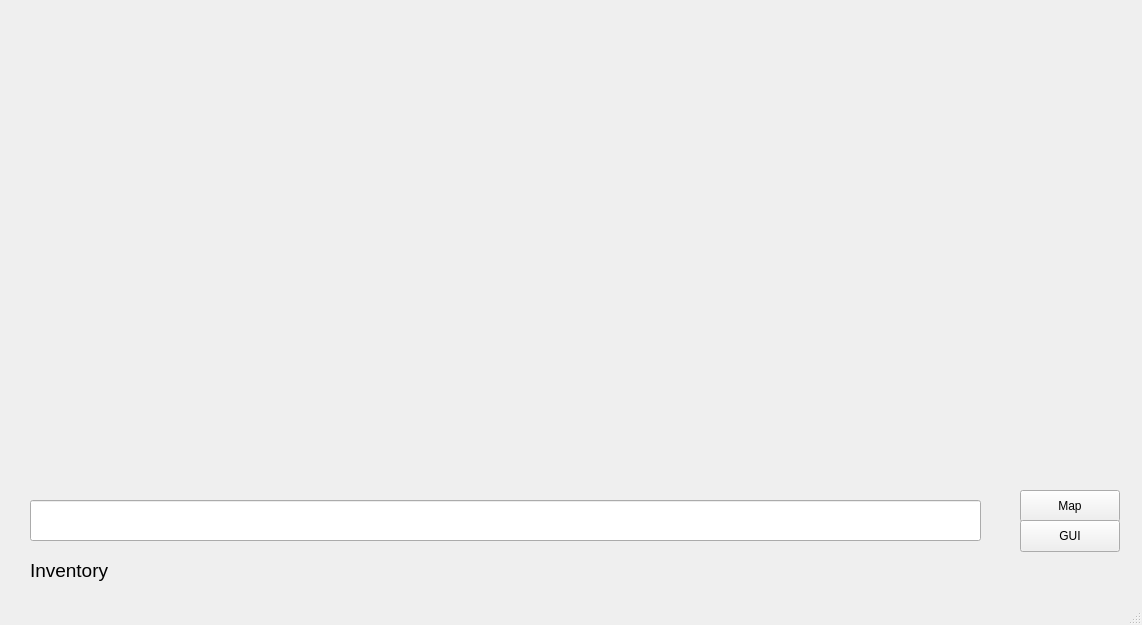
<?xml version="1.0" encoding="UTF-8"?>
<ui version="4.0">
 <class>MainWindow</class>
 <widget class="QMainWindow" name="MainWindow">
  <property name="geometry">
   <rect>
    <x>0</x>
    <y>0</y>
    <width>1142</width>
    <height>625</height>
   </rect>
  </property>
  <property name="maximumSize">
   <size>
    <width>1142</width>
    <height>625</height>
   </size>
  </property>
  <property name="windowTitle">
   <string>MainWindow</string>
  </property>
  <widget class="QWidget" name="centralwidget">
   <widget class="QLineEdit" name="commandArea">
    <property name="geometry">
     <rect>
      <x>30</x>
      <y>500</y>
      <width>951</width>
      <height>41</height>
     </rect>
    </property>
    <property name="styleSheet">
     <string notr="true">font-size:20px;
padding-left:15px;
</string>
    </property>
    <property name="text">
     <string/>
    </property>
   </widget>
   <widget class="QTextBrowser" name="outputArea">
    <property name="geometry">
     <rect>
      <x>30</x>
      <y>20</y>
      <width>1081</width>
      <height>461</height>
     </rect>
    </property>
    <property name="styleSheet">
     <string notr="true">background:transparent;
font: 17pt &quot;Courier new&quot;, monospace;
</string>
    </property>
    <property name="html">
     <string>&lt;!DOCTYPE HTML PUBLIC &quot;-//W3C//DTD HTML 4.0//EN&quot; &quot;http://www.w3.org/TR/REC-html40/strict.dtd&quot;&gt;
&lt;html&gt;&lt;head&gt;&lt;meta name=&quot;qrichtext&quot; content=&quot;1&quot; /&gt;&lt;meta charset=&quot;utf-8&quot; /&gt;&lt;style type=&quot;text/css&quot;&gt;
p, li { white-space: pre-wrap; }
hr { height: 1px; border-width: 0; }
li.unchecked::marker { content: &quot;\2610&quot;; }
li.checked::marker { content: &quot;\2612&quot;; }
&lt;/style&gt;&lt;/head&gt;&lt;body style=&quot; font-family:'Courier new','monospace'; font-size:17pt; font-weight:400; font-style:normal;&quot;&gt;
&lt;p style=&quot;-qt-paragraph-type:empty; margin-top:0px; margin-bottom:0px; margin-left:0px; margin-right:0px; -qt-block-indent:0; text-indent:0px; font-family:'.AppleSystemUIFont'; font-size:13pt;&quot;&gt;&lt;br /&gt;&lt;/p&gt;&lt;/body&gt;&lt;/html&gt;</string>
    </property>
   </widget>
   <widget class="QPushButton" name="mapButton">
    <property name="geometry">
     <rect>
      <x>1020</x>
      <y>490</y>
      <width>100</width>
      <height>32</height>
     </rect>
    </property>
    <property name="text">
     <string>Map</string>
    </property>
   </widget>
   <widget class="QPushButton" name="guiButton">
    <property name="geometry">
     <rect>
      <x>1020</x>
      <y>520</y>
      <width>100</width>
      <height>32</height>
     </rect>
    </property>
    <property name="text">
     <string>GUI</string>
    </property>
   </widget>
   <widget class="QLabel" name="inventoryLabel">
    <property name="geometry">
     <rect>
      <x>30</x>
      <y>560</y>
      <width>951</width>
      <height>21</height>
     </rect>
    </property>
    <property name="styleSheet">
     <string notr="true">font:14pt;</string>
    </property>
    <property name="text">
     <string>Inventory</string>
    </property>
   </widget>
  </widget>
  <widget class="QMenuBar" name="menubar">
   <property name="geometry">
    <rect>
     <x>0</x>
     <y>0</y>
     <width>1142</width>
     <height>24</height>
    </rect>
   </property>
  </widget>
  <widget class="QStatusBar" name="statusbar"/>
 </widget>
 <resources/>
 <connections/>
</ui>
